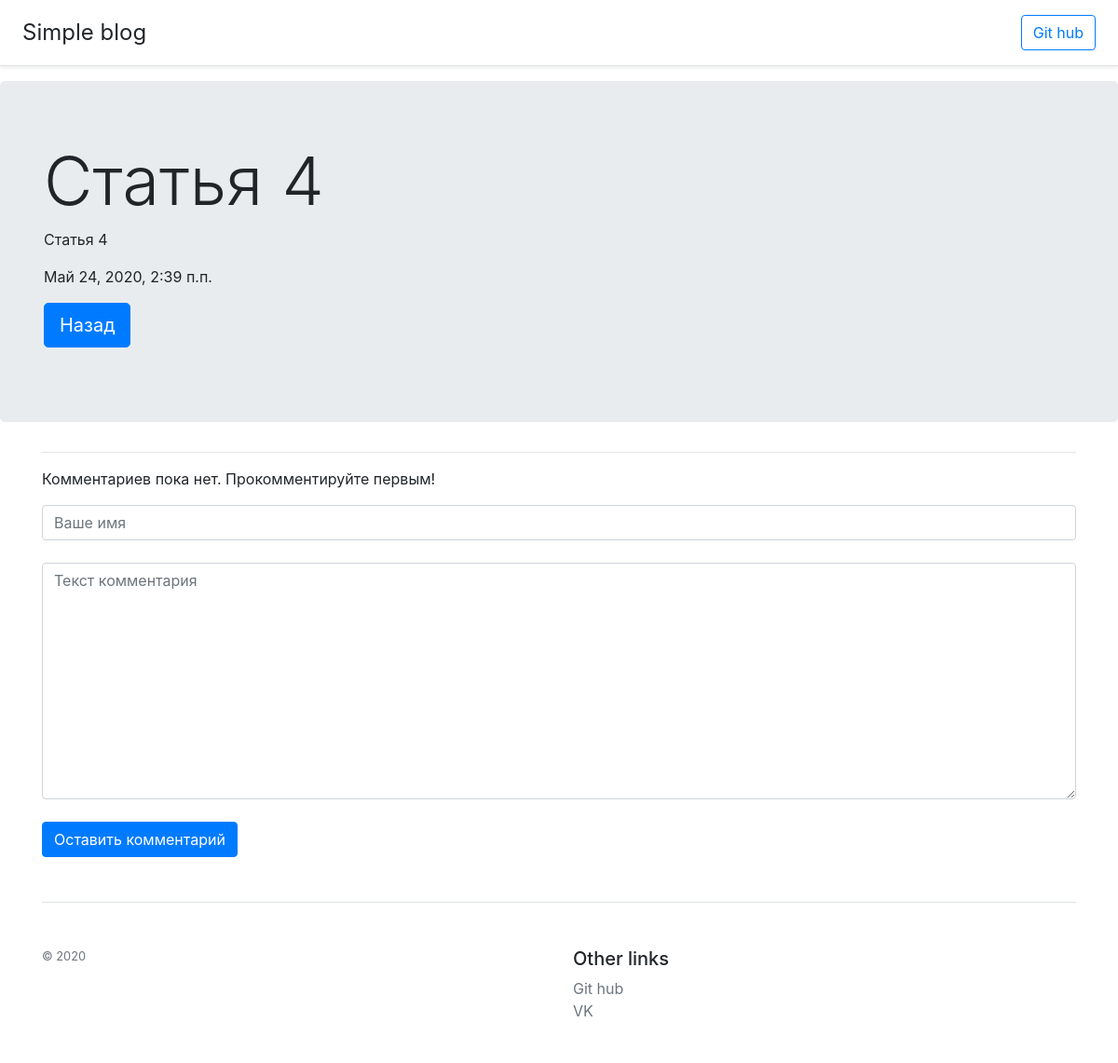
The page /4/ on the database as committed earlier.
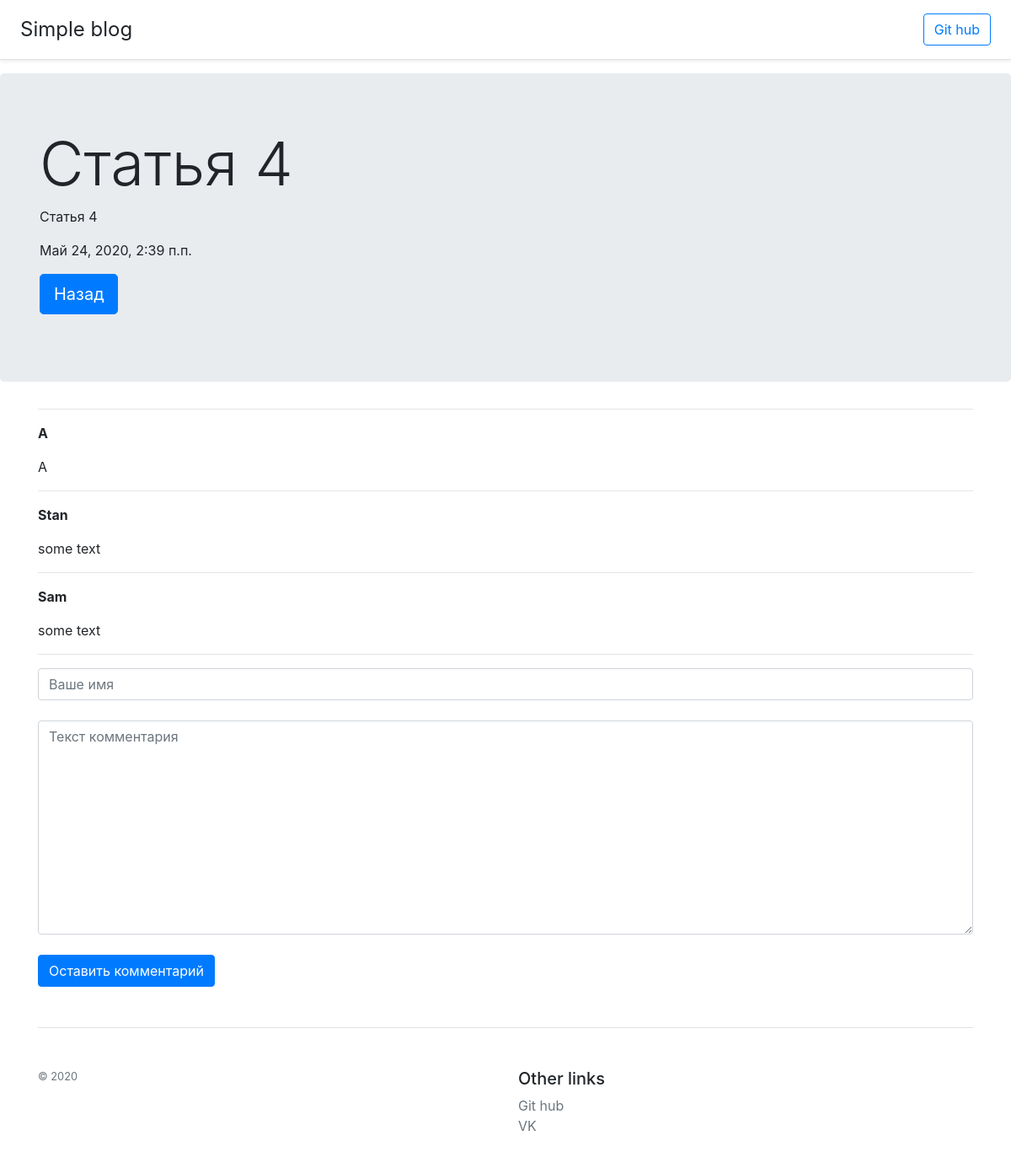
The same page on the database as committed later.
### BDProject/apps/articles/models.py (models this page shows, shortened)
class Article(models.Model):
    article_title = models.CharField('Название статьи', max_length = 200)
    article_text = models.TextField('Текст статиь')
    pub_date = models.DateTimeField('Дата публикации')

class Comment(models.Model):
    article = models.ForeignKey(Article, on_delete = models.CASCADE)
    author_name = models.CharField('Имя автора', max_length = 200)
    comment_text = models.TextField('Текст коментария', max_length = 200)

### BDProject/apps/articles/views.py (the view)
# urls.py: path('<int:article_id>/', views.detail, name = 'detail'),
def detail(request, article_id):
    try:
        a = Article.objects.get(id = article_id)
    except:
        raise Http404("Статья не найдена")
    latest_comments_list = a.comment_set.order_by('-id')[:30]
    return render(request, 'articles/detail.html', {'article': a, 'latest_comments_list': latest_comments_list,})

### BDProject/templates/articles/detail.html (shortened to what this page needs)
{% extends 'base.html' %}
{% block content %}
<div class="jumbotron">
    <div class="container">
      <h1 class="display-3">{{article.article_title}}</h1>
      <p>{{article.article_text}}</p>
      <p>{{article.pub_date}}</p>
      <p><a class="btn btn-primary btn-lg" href="/articles/" role="button"> Назад </a></p>
    </div>
  </div>
<div class="container">
    <hr>
        {% if latest_comments_list %}
            {% for c in latest_comments_list %}
                <p>
                    <strong>{{c.author_name}}</strong>
                    <p>{{c.comment_text}}</p>
                </p><hr>
            {% endfor %}
        {% else %}
            <p> Комментариев пока нет. Прокомментируйте первым! </p>
        {% endif %}
    <form action="{% url 'articles:leave_comment' article.id %}" method="post">
        <input type="text" class="form-control" required placeholder="Ваше имя" name="name"><br>
        <textarea name="text" class="form-control" required placeholder="Текст комментария" cols="30" rows="10"></textarea><br>
        <button type="submit" class="btn btn-primary">Оставить комментарий</button>
    </form>
</div>
{% endblock %}

### BDProject/templates/base.html (shortened to what this page needs)
<!DOCTYPE html>
<html lang="ru">
<head>
    <link href="https://stackpath.bootstrapcdn.com/bootstrap/4.5.0/css/bootstrap.min.css" rel="stylesheet">
</head>
<body>
	<header>
		<div class="d-flex flex-column flex-md-row align-items-center p-3 px-md-4 mb-3 bg-white border-bottom shadow-sm">
  			<h4 class="my-0 mr-md-auto font-weight-normal" >Simple blog</h4>
  			<a class="btn btn-outline-primary" href="https://github.com/Waldij/DB-Project">Git hub</a>
		</div>
	</header>
	<content>
	        {% block content %}{% endblock %}
	</content>
	<footer>
	<div class="container">
		<footer class="pt-4 my-md-5 pt-md-5 border-top">
    <div class="row">
      <div class="col-12 col-md">
        <small class="d-block mb-3 text-muted">© 2020</small>
      </div>
      <div class="col-6 col-md">
        <h5>Other links</h5>
        <ul class="list-unstyled text-small">
          <li><a class="text-muted" href="https://github.com/Waldij/DB-Project">Git hub</a></li>
          <li><a class="text-muted" href="https://vk.com/waldij">VK</a></li>
        </ul>
      </div>
    </div>
  </footer>
</div>
	</footer>
</body>
</html>

Rows that differ between the two databases and show on the page:
added Comment: author_name "A", comment_text "A"
added Comment: author_name "Stan", comment_text "some text"
added Comment: author_name "Sam", comment_text "some text"
Other text that changed with them:
text no longer shown: "Комментариев пока нет. Прокомментируйте первым!"
